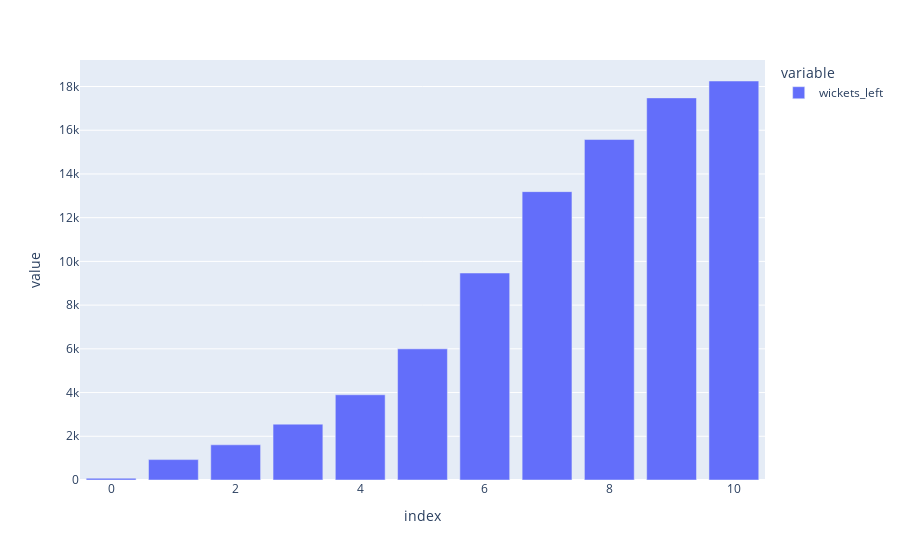

Notebook cell for this chart:
### Code cell
fig = px.bar(final_df['wickets_left'].value_counts())
fig.show()

### Figure 1 — Plotly figure (JSON) as saved in the notebook; plotly's stock layout.template omitted (floating-point values rounded to 4 significant figures)
{"data": [{"alignmentgroup": "True", "hovertemplate": "variable=wickets_left<br>index=%{x}<br>value=%{y}<extra></extra>", "legendgroup": "wickets_left", "marker": {"color": "#636efa", "pattern": {"shape": ""}}, "name": "wickets_left", "offsetgroup": "wickets_left", "orientation": "v", "showlegend": true, "textposition": "auto", "type": "bar", "x": [10, 9, 8, 7, 6, 5, 4, 3, 2, 1, 0], "xaxis": "x", "y": [18252, 17480, 15575, 13191, 9469, 5999, 3899, 2555, 1610, 933, 81], "yaxis": "y"}], "layout": {"barmode": "relative", "legend": {"title": {"text": "variable"}, "tracegroupgap": 0}, "margin": {"t": 60}, "xaxis": {"anchor": "y", "domain": [0, 1], "title": {"text": "index"}}, "yaxis": {"anchor": "x", "domain": [0, 1], "title": {"text": "value"}}}}
